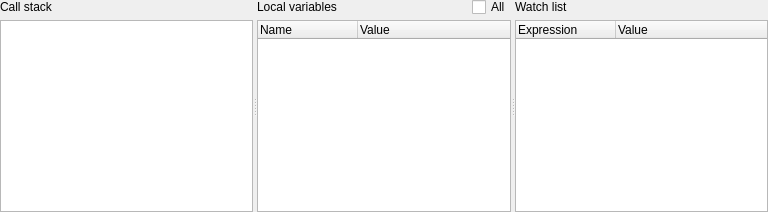
     <widget class="QFrame" name="runtimeFrame">
      <property name="sizePolicy">
       <sizepolicy hsizetype="Preferred" vsizetype="Preferred">
        <horstretch>0</horstretch>
        <verstretch>0</verstretch>
       </sizepolicy>
      </property>
      <property name="frameShape">
       <enum>QFrame::NoFrame</enum>
      </property>
      <property name="frameShadow">
       <enum>QFrame::Raised</enum>
      </property>
      <layout class="QHBoxLayout">
       <property name="spacing">
        <number>0</number>
       </property>
       <property name="leftMargin">
        <number>0</number>
       </property>
       <property name="topMargin">
        <number>0</number>
       </property>
       <property name="rightMargin">
        <number>0</number>
       </property>
       <property name="bottomMargin">
        <number>0</number>
       </property>
       <item>
        <spacer>
         <property name="orientation">
          <enum>Qt::Vertical</enum>
         </property>
         <property name="sizeType">
          <enum>QSizePolicy::Fixed</enum>
         </property>
         <property name="sizeHint" stdset="0">
          <size>
           <width>0</width>
           <height>100</height>
          </size>
         </property>
        </spacer>
       </item>
       <item>
        <widget class="QFrame" name="frame_7">
         <property name="minimumSize">
          <size>
           <width>400</width>
           <height>16</height>
          </size>
         </property>
         <property name="frameShape">
          <enum>QFrame::NoFrame</enum>
         </property>
         <property name="frameShadow">
          <enum>QFrame::Raised</enum>
         </property>
         <layout class="QVBoxLayout">
          <property name="spacing">
           <number>6</number>
          </property>
          <property name="leftMargin">
           <number>0</number>
          </property>
          <property name="topMargin">
           <number>0</number>
          </property>
          <property name="rightMargin">
           <number>0</number>
          </property>
          <property name="bottomMargin">
           <number>0</number>
          </property>
          <item>
           <widget class="QSplitter" name="splitter_2">
            <property name="orientation">
             <enum>Qt::Horizontal</enum>
            </property>
            <widget class="QFrame" name="callStackFrame">
             <property name="frameShape">
              <enum>QFrame::NoFrame</enum>
             </property>
             <property name="frameShadow">
              <enum>QFrame::Raised</enum>
             </property>
             <layout class="QVBoxLayout">
              <property name="spacing">
               <number>6</number>
              </property>
              <property name="leftMargin">
               <number>0</number>
              </property>
              <property name="topMargin">
               <number>0</number>
              </property>
              <property name="rightMargin">
               <number>0</number>
              </property>
              <property name="bottomMargin">
               <number>0</number>
              </property>
              <item>
               <widget class="QLabel" name="label">
                <property name="text">
                 <string>Call stack</string>
                </property>
               </widget>
              </item>
              <item>
               <widget class="QListWidget" name="callStack">
                <property name="alternatingRowColors">
                 <bool>false</bool>
                </property>
               </widget>
              </item>
             </layout>
            </widget>
            <widget class="QFrame" name="variableListFrame">
             <property name="frameShape">
              <enum>QFrame::NoFrame</enum>
             </property>
             <property name="frameShadow">
              <enum>QFrame::Raised</enum>
             </property>
             <layout class="QVBoxLayout">
              <property name="spacing">
               <number>6</number>
              </property>
              <property name="leftMargin">
               <number>0</number>
              </property>
              <property name="topMargin">
               <number>0</number>
              </property>
              <property name="rightMargin">
               <number>0</number>
              </property>
              <property name="bottomMargin">
               <number>0</number>
              </property>
              <item>
               <widget class="QFrame" name="frame_4">
                <property name="frameShape">
                 <enum>QFrame::NoFrame</enum>
                </property>
                <property name="frameShadow">
                 <enum>QFrame::Raised</enum>
                </property>
                <layout class="QHBoxLayout" name="horizontalLayout">
                 <property name="leftMargin">
                  <number>0</number>
                 </property>
                 <property name="topMargin">
                  <number>0</number>
                 </property>
                 <property name="rightMargin">
                  <number>0</number>
                 </property>
                 <property name="bottomMargin">
                  <number>0</number>
                 </property>
                 <item>
                  <widget class="QLabel" name="label_5">
                   <property name="text">
                    <string>Local variables</string>
                   </property>
                  </widget>
                 </item>
                 <item>
                  <spacer name="horizontalSpacer">
                   <property name="orientation">
                    <enum>Qt::Horizontal</enum>
                   </property>
                   <property name="sizeHint" stdset="0">
                    <size>
                     <width>40</width>
                     <height>0</height>
                    </size>
                   </property>
                  </spacer>
                 </item>
                 <item>
                  <widget class="QCheckBox" name="allVariables">
                   <property name="sizePolicy">
                    <sizepolicy hsizetype="Minimum" vsizetype="Ignored">
                     <horstretch>0</horstretch>
                     <verstretch>0</verstretch>
                    </sizepolicy>
                   </property>
                   <property name="text">
                    <string>All</string>
                   </property>
                  </widget>
                 </item>
                </layout>
               </widget>
              </item>
              <item>
               <widget class="lay::MacroVariableView" name="variableList">
                <property name="alternatingRowColors">
                 <bool>true</bool>
                </property>
                <property name="uniformRowHeights">
                 <bool>true</bool>
                </property>
                <property name="allColumnsShowFocus">
                 <bool>true</bool>
                </property>
                <column>
                 <property name="text">
                  <string notr="true">Name</string>
                 </property>
                </column>
                <column>
                 <property name="text">
                  <string>Value</string>
                 </property>
                </column>
               </widget>
              </item>
             </layout>
            </widget>
            <widget class="QFrame" name="watchListFrame">
             <property name="frameShape">
              <enum>QFrame::NoFrame</enum>
             </property>
             <property name="frameShadow">
              <enum>QFrame::Raised</enum>
             </property>
             <layout class="QVBoxLayout">
              <property name="spacing">
               <number>6</number>
              </property>
              <property name="leftMargin">
               <number>0</number>
              </property>
              <property name="topMargin">
               <number>0</number>
              </property>
              <property name="rightMargin">
               <number>0</number>
              </property>
              <property name="bottomMargin">
               <number>0</number>
              </property>
              <item>
               <widget class="QLabel" name="label_6">
                <property name="text">
                 <string>Watch list</string>
                </property>
               </widget>
              </item>
              <item>
               <widget class="QTreeWidget" name="watchList">
                <property name="alternatingRowColors">
                 <bool>true</bool>
                </property>
                <property name="selectionMode">
                 <enum>QAbstractItemView::ExtendedSelection</enum>
                </property>
                <property name="rootIsDecorated">
                 <bool>false</bool>
                </property>
                <property name="uniformRowHeights">
                 <bool>true</bool>
                </property>
                <property name="allColumnsShowFocus">
                 <bool>true</bool>
                </property>
                <column>
                 <property name="text">
                  <string notr="true">Expression</string>
                 </property>
                </column>
                <column>
                 <property name="text">
                  <string>Value</string>
                 </property>
                </column>
               </widget>
              </item>
             </layout>
            </widget>
           </widget>
          </item>
         </layout>
        </widget>
       </item>
       <item>
        <widget class="QFrame" name="frame_8">
         <property name="frameShape">
          <enum>QFrame::StyledPanel</enum>
         </property>
         <property name="frameShadow">
          <enum>QFrame::Raised</enum>
         </property>
        </widget>
       </item>
      </layout>
     </widget>
